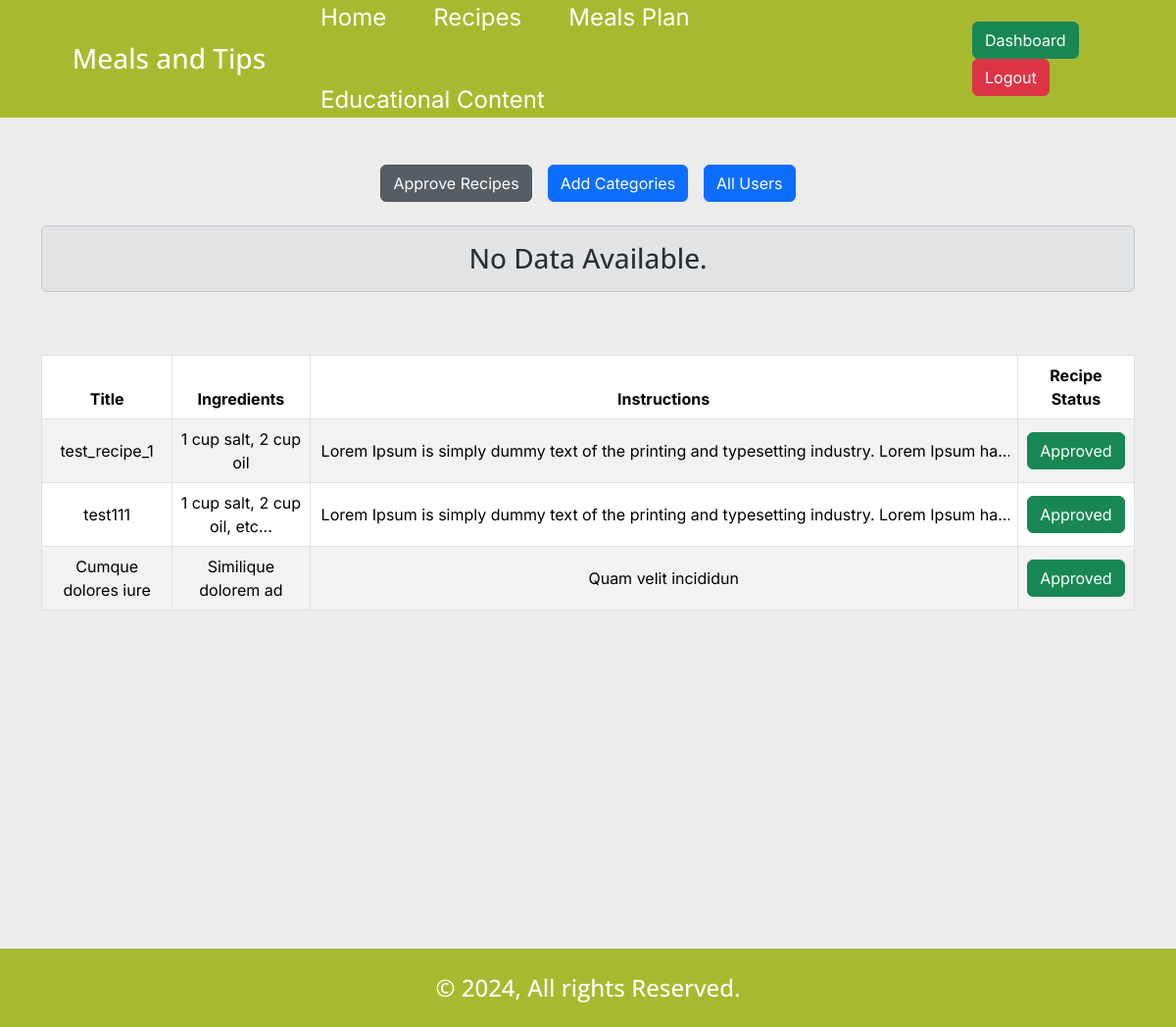
The app's page /adminDashboard.php (signed in), older data.
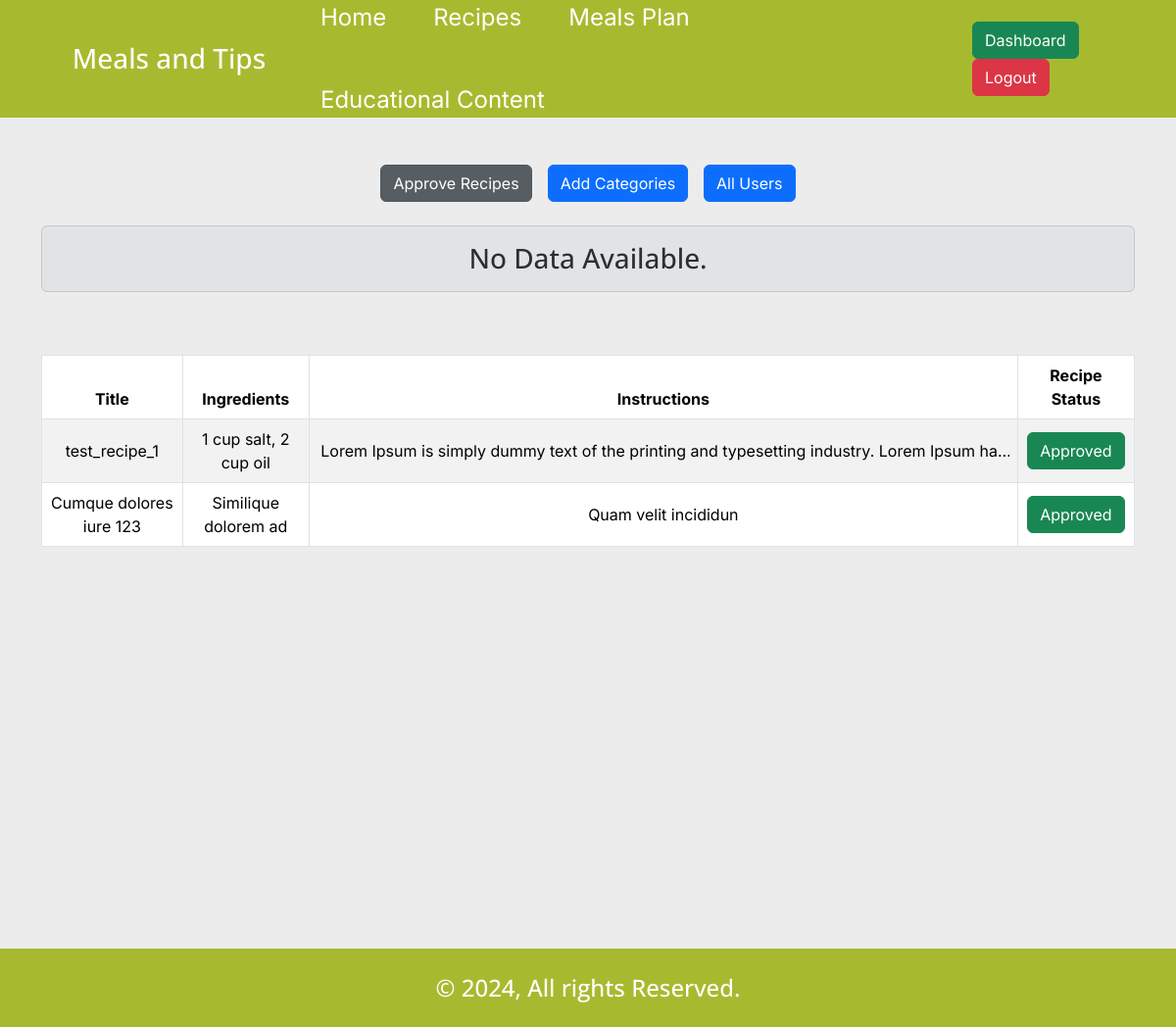
The same page, newer data.
### tables this page shows
CREATE TABLE `recipes` (
  `id` int(11) NOT NULL,
  `recipe_title` varchar(255) NOT NULL,
  `ingredients` text NOT NULL,
  `instructions` text NOT NULL,
  `nutritionist_id` int(11) NOT NULL,
  `cat_id` int(11) NOT NULL,
  `recipe_status` enum('0','1','2') NOT NULL DEFAULT '0',
  `recipe_img` text DEFAULT NULL
);

### core/functions.php (called while the page is built, shortened)
<?php
require_once 'database.php';
function isLoggedin()
{
    return isset($_SESSION['user']) ? true : false;
}

### core/database.php (called while the page is built, shortened)
<?php
include_once 'functions.php';
if (isset($_SESSION['user'])) {
    $userID = $_SESSION['user'];
    $getUserQ = $db->query("SELECT * FROM `users` WHERE `id`='$userID'");
    $userData = mysqli_fetch_object($getUserQ);
    $userRole = $userData->role;
}

### adminDashboard.php (the view, shortened to what this page needs)
<?php
require_once 'core/database.php';
?>
<!DOCTYPE html>
<html lang="en">
<head>
    <?php include 'includes/external_css.php'; ?>
    <link rel="stylesheet" href="css/style.min.css">
</head>
<body id="adminDashboard">
    <?php include_once 'includes/header.php'; ?>
    <div class="container mx-auto mt-5 min-h-800">
        <div class="row">
            <div class="tab-buttons col-12 d-flex gap-3 justify-content-center">
                <a href="#!" class="btn btn-secondary active">Approve Recipes</a>
                <a href="#!" class="btn btn-primary">Add Categories</a>
                <a href="#!" class="btn btn-primary">All Users</a>
            </div>
        </div>
        <div class="row content-wrapper">
            <div class="col-12 mx-auto mt-4">
                <div class="row">
                    <div class="col-12 mb-5">
                        <?php
                        $getRecipe_Q = $db->query("CALL `get_recipes_list_in_review`()");
                        if (mysqli_num_rows($getRecipe_Q) > 0):
                        ?>
                            <table id="example" class="align-middle text-center table table-striped table-bordered">
                                <thead>
                                    <tr>
                                        <th>Title</th>
                                        <th>Ingredients</th>
                                        <th>Instructions</th>
                                        <th>Recipe Image</th>
                                        <th>Recipe Status</th>
                                        <th>Action</th>
                                    </tr>
                                </thead>
                                <tbody>
                                    <?php while ($recipe_list = mysqli_fetch_object($getRecipe_Q)): ?>
                                        <tr>
                                            <td><?= $recipe_list->recipe_title ?></td>
                                            <td><?= $recipe_list->ingredients ?></td>
                                            <td><span title="<?= $recipe_list->instructions ?>" class="line-clamp-1"><?= $recipe_list->instructions ?></span>
                                            </td>
                                            <td>
                                                <img class="d-block mx-auto" src="img/recipe/<?= $recipe_list->recipe_img ?>" alt="recipe_img_<?= $recipe_list->recipe_id ?>" width="50" height="50">
                                            </td>
                                            <td>
                                                <?php if ($recipe_list->recipe_status == '0'): ?>
                                                    <span class="btn btn-secondary">in-review</span>
                                                <?php else: ?>
                                                    <span class="btn btn-success">approved</span>
                                                <?php endif; ?>
                                            </td>
                                            <td>
                                                <a href="#!" data-id="<?= $recipe_list->recipe_id ?>" class="btn btn-sm btn-primary btn-update" data-bs-toggle="modal" data-bs-target="#editModal">Edit</a>
                                                <a href="#!" data-id="<?= $recipe_list->recipe_id ?>" class="btn btn-sm btn-danger btn-del">Delete</a>
                                            </td>
                                        </tr>
                                    <?php endwhile; ?>
                                </tbody>
                            </table>
                        <?php else: ?>
                            <h3 class="text-center alert alert-secondary">No Data Available.</h3>
                        <?php endif;
                        $db->next_result(); ?>
                    </div>
                    <div class="col-12">
                        <?php
                        $getRecipe1_Q = $db->query("CALL `get_recipes_list_approved`()");
                        if (mysqli_num_rows($getRecipe1_Q) > 0):
                        ?>
                            <table id="example1" class="align-middle text-center table table-striped table-bordered">
                                <thead>
                                    <tr>
                                        <th>Title</th>
                                        <th>Ingredients</th>
                                        <th>Instructions</th>
                                        <th>Recipe Status</th>
                                    </tr>
                                </thead>
                                <tbody>
                                    <?php while ($recipe_list_ = mysqli_fetch_object($getRecipe1_Q)): ?>
                                        <tr>
                                            <td><?= $recipe_list_->recipe_title ?></td>
                                            <td><?= $recipe_list_->ingredients ?></td>
                                            <td><span title="<?= $recipe_list_->instructions ?>" class="line-clamp-1"><?= $recipe_list_->instructions ?></span></td>
                                            <td>
                                                <?php if ($recipe_list_->recipe_status == '0'): ?>
                                                    <span class="btn btn-secondary">In-Review</span>
                                                <?php else: ?>
                                                    <span class="btn btn-success">Approved</span>
                                                <?php endif; ?>
                                            </td>
                                        </tr>
                                    <?php endwhile; ?>
                                </tbody>
                            </table>
                        <?php else: ?>
                        <?php endif;
                        $db->next_result(); ?>
                    </div>
                </div>
            </div>
        </div>
    </div>
    <div class="toast-container position-fixed bottom-0 end-0 p-3">
    </div>
    <?php include_once 'includes/footer.php'; ?>
</body>
</html>

### includes/external_css.php (shortened to what this page needs)
<link href="https://cdn.jsdelivr.net/npm/bootstrap@5.3.3/dist/css/bootstrap.min.css" rel="stylesheet">
<link rel="stylesheet" href="https://cdnjs.cloudflare.com/ajax/libs/font-awesome/6.6.0/css/all.min.css" />
<link rel="stylesheet" href="https://cdn.datatables.net/2.1.8/css/dataTables.bootstrap5.css">
<link rel="stylesheet" href="https://cdn.datatables.net/responsive/3.0.3/css/responsive.bootstrap5.css">

### includes/header.php
<header>
    <div class="container mx-auto">
        <div class="row">
            <div class="col-3 d-flex align-items-center justify-content-center">
                <div class="logo">
                    <a href="./" class="text-decoration-none">
                        <h3 class="text-white mb-0"><?= TITLE ?></h3>
                    </a>
                </div>
            </div>
            <div class="col-7 d-flex align-items-center justify-content-center">
                <ul class="nav d-flex gap-5">
                    <li>
                        <a class="fs-4" href="./">Home</a>
                    </li>
                    <li>
                        <a class="fs-4" href="./recipes_list.php">Recipes</a>
                    </li>
                    <li>
                        <a class="fs-4" href="./meals_plan_list.php">Meals Plan</a>
                    </li>
                    <li>
                        <a class="fs-4" href="./edu_list.php">Educational Content</a>
                    </li>
                </ul>
            </div>
            <div class="col-2 d-flex align-items-center justify-content-center">
                <div class="nav-buttons">
                    <?php if (isLoggedin()): ?>
                        <?php if ($userRole == 'admin'): ?>
                            <a href="./adminDashboard.php" class="btn btn-success">Dashboard</a>
                        <?php elseif ($userRole == 'nutritionist'): ?>
                            <a href="./nutritionistDashboard.php" class="btn btn-success">Dashboard</a>
                        <?php else: ?>
                            <a href="./userDashboard.php" class="btn btn-success">Dashboard</a>
                        <?php endif; ?>
                        <a href="logout.php" class="btn btn-danger">Logout</a>
                    <?php else: ?>
                        <a href="login.php" class="btn btn-primary">Login</a>
                    <?php endif; ?>
                </div>
            </div>
        </div>
    </div>
</header>

### includes/footer.php
<footer>
    <h4 class="text-white text-center mb-0">&copy; <?= date('Y') ?>, All rights Reserved.</h4>
</footer>

Row changes from the older to the newer data that the page shows:
no longer on this page (row edited): recipes: recipe_title "test111", ingredients "1 cup salt, 2 cup oil, etc...", instructions "Lorem Ipsum is simply dummy text of the printing and typesetting industry. Lorem Ipsum…", recipe_status "Approved"
changed recipes "Similique dolorem ad": recipe_title "Cumque dolores iure" → "Cumque dolores iure 123"
